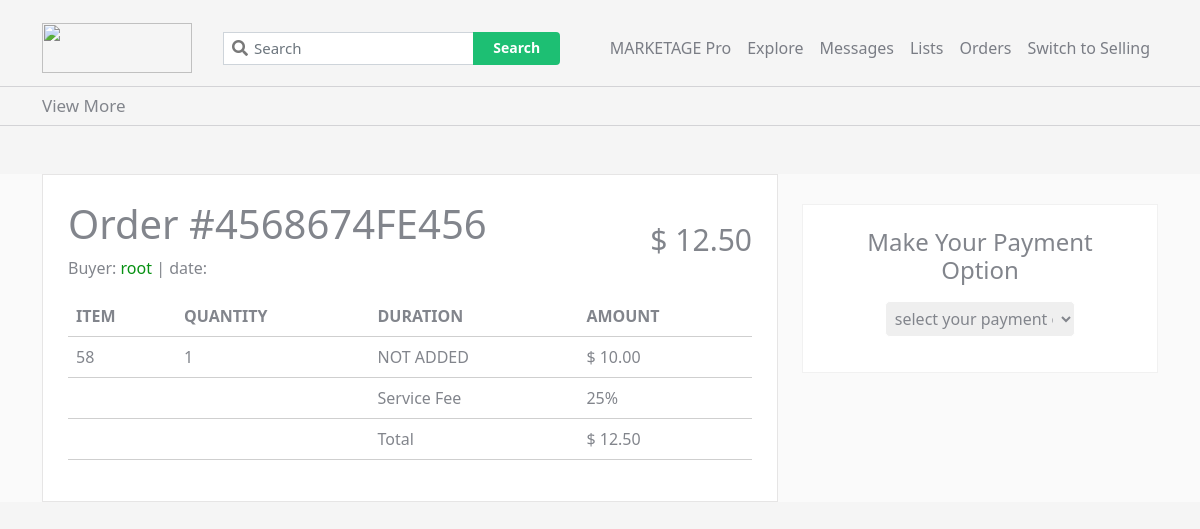
/order_details/57/ (signed in), run on the app's committed database.
### mainApp/models.py (models this page shows, shortened)
class Checkout(models.Model):
    ORDER_CHOICES = (
        ("ACTIVE", "ACTIVE"),
        ("LATE", "LATE"),
        ("COMPLETED", "COMPLETED"),
        ("DELIVERED", "DELIVERED"),
        ("CANCELLED", "CANCELLED"),
        ("ON REVIEW", "ON REVIEW")
    )
    user = models.ForeignKey(User, on_delete=models.CASCADE)
    seller = models.ForeignKey(
        User, on_delete=models.CASCADE, null=True, related_name='seller')
    created_at = models.DateTimeField(auto_now_add=True)
    updated_at = models.DateTimeField(auto_now_add=True)
    first_name = models.CharField(max_length=120)
    last_name = models.CharField(max_length=120)
    package = models.ForeignKey(OfferManager, on_delete=models.CASCADE)
    quantity = models.PositiveIntegerField(default=0)
    price = models.DecimalField(decimal_places=2, max_digits=10, default=0.00)
    total = models.DecimalField(decimal_places=2, max_digits=10, default=0.00)
    grand_total = models.DecimalField(
        decimal_places=2, max_digits=10, default=0.00, null=True)
    paid = models.BooleanField(default=False)
    due_date = models.DateField(null=True)
    order_status = models.CharField(max_length=200, choices=ORDER_CHOICES, default="ACTIVE")
    is_complete = models.BooleanField(default=False, null=True)
    is_cancel = models.BooleanField(default=False, null=True)
    on_review = models.BooleanField(default=False, null=True)

class OfferManager(models.Model):
    offer = models.ForeignKey(Offer, on_delete=models.CASCADE, null=True)
    package = models.ForeignKey(Package, on_delete=models.CASCADE, null=True)
    price = models.DecimalField(max_digits=10, decimal_places=2, default=0.00)
    def __str__(self):
        return str(self.id)

### mainApp/views.py (the view, shortened to what this page needs)
# urls.py: path('order_details/<int:id>/', views.get_order_details_url, name="OrderDetails"),
@login_required(login_url='user_login')
def get_order_details_url(request, id, *args, **kwargs):
    order = Checkout.objects.get(pk=id)
    print(order.user)
    args = {
        'order': order
    }
    return render(request, 'buyingview/order_details.html', args)

### mainApp/templates/buyingview/order_details.html (shortened to what this page needs)
{% load static %}
{% include 'buyingview/header.html' %}
    <div id="make-patment">
        <div class="inner-make-payment container mt-5">
          <div class="row">
            <div class="col-md-8 ordering">
              <div class="order-details-for-payment">
              <div class="make-payment-title">
                  <div class="make-payment-title-left">
                    <h1>Order #4568674FE456</h1>
                    <p>Buyer:<span class="green"> {{ order.user }}</span>
                    |<span> date:</span>
                    </p>
                  </div>
                  <div class="make-payment-title-right">
                    <p>$ <span>{{order.grand_total  }}</span></p>
                  </div>
              </div>
              <div class="order-list">
                <table class="table">
                  <thead>
                    <tr>
                      <th scope="col">ITEM</th>
                      <th scope="col">QUANTITY</th>
                      <th scope="col">DURATION</th>
                      <th scope="col">AMOUNT</th>
                    </tr>
                  </thead>
                  <tbody>
                    <tr>
                      <td scope="row">{{ order.package }}</td>
                      <td>{{ order.quantity }}</td>
                      <td>NOT ADDED</td>
                      <td>$ <span>{{order.price  }}</span></td>
                    </tr>
                  </tbody>
                  <tbody>
                  <tr>
                      <th scope="row"> </th>
                      <td></td>
                      <td class="last-row">Service Fee</td>
                      <td class="last-row"><span> 25% </span></td>
                    </tr>
                    <tr>
                      <th scope="row"> </th>
                      <td></td>
                      <td class="last-row">Total</td>
                      <td class="last-row">$<span> {{order.grand_total  }} </span></td>
                    </tr>
                  </tbody>
                </table>
              </div>
            </div>
          </div>
            <div class="col-md-4">
              <div class="payment-section">
                  <h4 class="text-center p-2">Make Your Payment Option</h4>
                <div class="for-select-option">
                <select class="select" name="" id="select">
                  <option value="">select your payment option</option>
                </select>
              </div>
            </div>
          </div>
          </div>
        </div>
      </div>

### static/css/buyer-stylesheet.css (style rules this page uses)
* { list-style: none; text-decoration: none; color: #82858C; }
body { background-color: #f5f5f5 !important; }

### static/css/buyer-order.css (style rules this page uses)
body { background-color: #f9f9f9; }

### static/css/make-payment-for-buyer.css (style rules this page uses)
#make-patment { background-color: #fafafa; }
.order-details-for-payment { background-color: #fff; border: 1px solid rgb(230, 229, 229); padding: 25px; }
.make-payment-title { display: flex; flex-direction: row; justify-content: space-between; align-items: center; }
.green { color: rgba(1, 143, 13, 0.979); font-weight: 500; }
.make-payment-title-right p, .make-payment-title-right span { font-size: 30px; }
.last-row { font-weight: 500; }
.payment-section { width: 100%; display: flex; flex-direction: column; align-items: center; margin-top: 30px; background-color: #fff; border: 1px solid rgb(241, 241, 241); padding: 15px; }
tbody, td, tfoot, th, thead, tr { border-color: inherit; border-style: solid; border-width: 0px; border-color: rgb(207, 207, 207) !important; }
.for-select-option { text-align: center; }
.select { padding: 5px; border-radius: 5px; border: 1px solid #fff; width: 80%; }

### data on the page
Checkout: user "root", grand_total "12.50", package "58", quantity "1", price "10.00"
